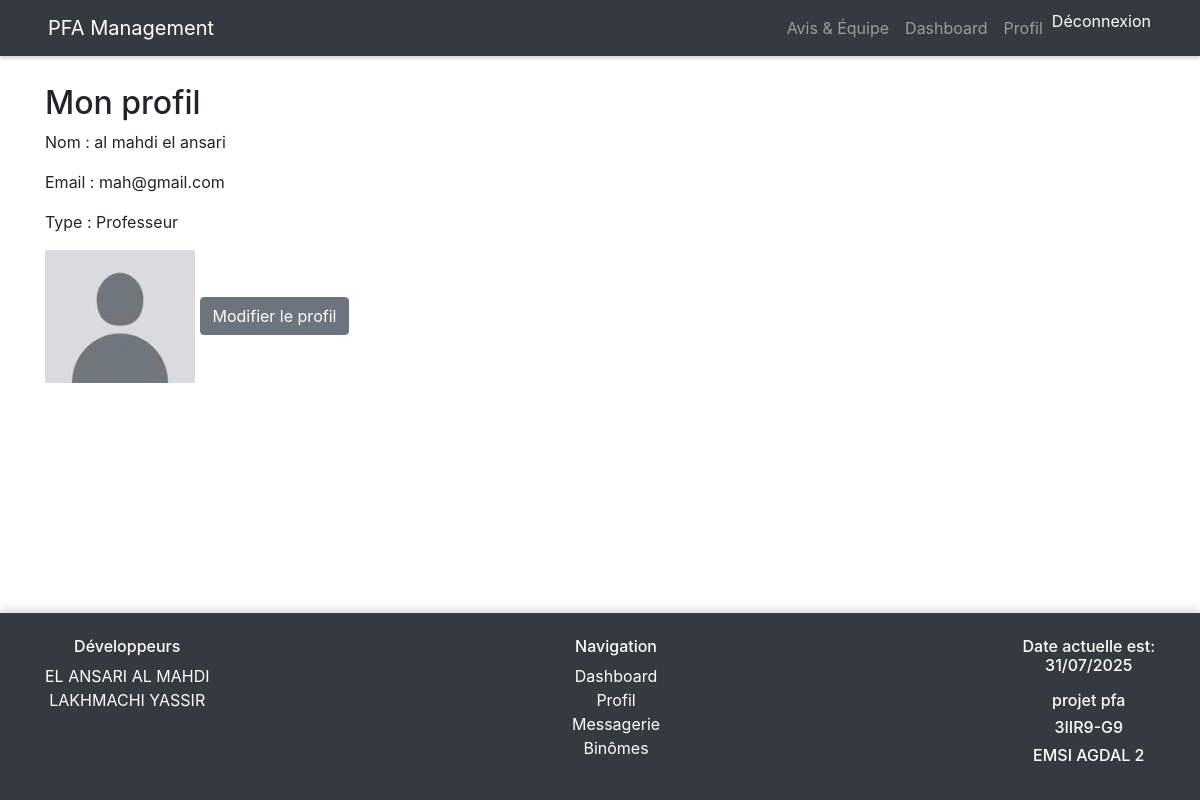
The page /profile/ (signed in) on the database its author committed.
### accounts/models.py (models this page shows, shortened)
class User(AbstractUser):
    USER_TYPE_CHOICES = [
        ('student', 'Étudiant'),
        ('teacher', 'Professeur'),
        ('admin', 'Administrateur'),
    ]
    user_type = models.CharField(max_length=10, choices=USER_TYPE_CHOICES, default='student')
    phone = models.CharField(max_length=15, blank=True)
    profile_picture = models.ImageField(upload_to='profile_pics/')
    bio = models.TextField(max_length=500, blank=True)

### accounts/views.py (the view)
# urls.py: path('profile/', views.ProfileView.as_view(), name='profile'),
class ProfileView(LoginRequiredMixin, TemplateView):
    template_name = 'accounts/profile.html'

### pfa_project/templates/accounts/profile.html (shortened to what this page needs)
{% extends 'base.html' %}
{% block content %}
<h2>Mon profil</h2>
<p>Nom : {{ user.get_full_name }}</p>
<p>Email : {{ user.email }}</p>
<p>Type : {{ user.get_user_type_display }}</p>
{% if user.profile_picture %}
    <img src="{{ user.profile_picture.url }}" alt="photo" width="150">
{% else %}
    <p>Aucune photo de profil</p>
{% endif %}
<a href="{% url 'accounts:edit_profile' %}" class="btn btn-secondary">Modifier le profil</a>
{% endblock %}

### pfa_project/static/css/style.css (style rules this page uses)
body { padding-top: 60px; background-color: #f8f9fa; }
body { padding-bottom: 100px; }
* { margin: 0; padding: 0; box-sizing: border-box; }
html, body { height: 100%; }
body { display: flex; flex-direction: column; font-family: Arial, sans-serif; }

### rows shown on the page
User: get_full_name "al mahdi el ansari", email "mah@gmail.com", user_type "Professeur", profile_picture (placeholder picture)
